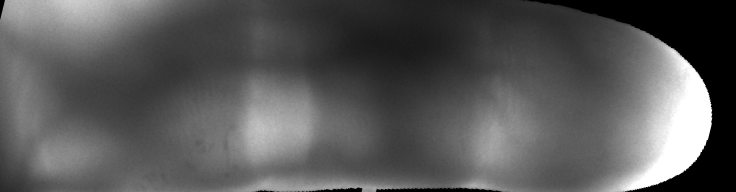
#> input picture dataset/PLUS/genuine/0002-PLUS-FV3-Laser_PALMAR_001_01_02_05.png, 736 x 192 px, given as the content of the folder E:/Data_prepared/PLUS/spoofed, which was not available
$ python KFoldCrossentropyFrame.py
#> lines starting #> are read from the running program, lines starting #| are printed output that depends on the picture; pictures that were not available may be replaced by others from this repository, and a replacement may not be noted
 #incase with exact folds

import cv2
import os
import numpy as np
from sklearn.model_selection import LeaveOneOut, StratifiedKFold
from sklearn.neighbors import KNeighborsClassifier
from skimage.measure import shannon_entropy

def calculate_entropies(image_path, num_frames):
    image = cv2.imread(image_path, cv2.IMREAD_GRAYSCALE)

    # Divide the image into frames
    entropies = []
    height, width = image.shape

    frame_size = width // num_frames

    for i in range(num_frames):
        start_x = i * frame_size
        end_x = (i + 1) * frame_size
        frame = image[:, start_x:end_x]
        entropy = shannon_entropy(frame)
        entropies.append(entropy)

    return entropies


def load_images(folder_path, num_frames):
    images = []
    labels = []
    for filename in os.listdir(folder_path):
        if filename.endswith(".jpg") or filename.endswith(".png"):
            image_path = os.path.join(folder_path, filename)
            entropies = calculate_entropies(image_path, num_frames)
            images.append(entropies)
            labels.append(folder_path)
    return np.array(images), np.array(labels)


def main():
    spoof_folder = "E:\Data_prepared\PLUS\spoofed"
    original_folder = "E:\Data_prepared\PLUS\genuine"
    num_frames = 6  # Adjust the number of frames as needed

    spoof_images, spoof_labels = load_images(spoof_folder, num_frames)
#> in calculate_entropies, image is the input picture: shape (192, 736); min 0, max 255, mean 88.6
#> the loop in calculate_entropies, `for i in range(num_frames):` made 6 passes
#> entropy on passes 1 to 6: 6.87, 6.22, 7.23, 6.63, 6.71, 4.75
#> pass 1, in calculate_entropies, `frame = image[:, start_x:end_x]`:
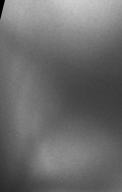
#> frame: shape (192, 122); min 0, max 207, mean 108
#> pass 2, in calculate_entropies, `frame = image[:, start_x:end_x]`:
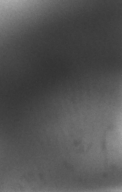
#> frame: shape (192, 122); min 51, max 169, mean 84.3
#> pass 3, in calculate_entropies, `frame = image[:, start_x:end_x]`:
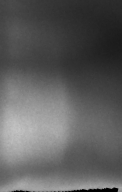
#> frame: shape (192, 122); min 0, max 197, mean 93.2
#> after the loop in calculate_entropies, `for i in range(num_frames):`:
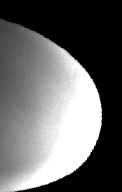
#> frame: shape (192, 122); min 0, max 255, mean 102.9
#> after the loop in calculate_entropies, `for i in range(num_frames):`: entropies = [6.87, 6.22, 7.23, 6.63, 6.71, 4.75]
#> spoof_images = [[6.87, 6.22, 7.23, 6.63, 6.71, 4.75]]
    original_images, original_labels = load_images(original_folder, num_frames)
#> the loop in calculate_entropies (call 2), `for i in range(num_frames):` made 6 passes
#> pass 2 of the loop in load_images, `for filename in os.listdir(folder_path):`:
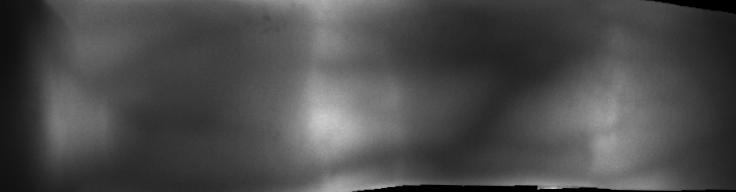
#> input picture dataset/PLUS/genuine/0003-PLUS-FV3-Laser_PALMAR_001_01_03_04.png, 736 x 192 px, found by its file name
#> in calculate_entropies, image is the input picture: shape (192, 736); min 0, max 203, mean 75.2
#> the loop in calculate_entropies (call 3), `for i in range(num_frames):` made 6 passes
#> entropy on passes 1 to 6: 6.6, 5.5, 6.87, 6.43, 6.68, 6.79
#> pass 1, in calculate_entropies (call 3), `frame = image[:, start_x:end_x]`:
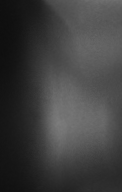
#> frame: shape (192, 122); min 14, max 125, mean 63.1
#> after the loop in calculate_entropies (call 3), `for i in range(num_frames):`:
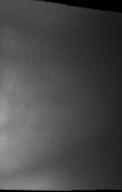
#> frame: shape (192, 122); min 0, max 161, mean 72.5
#> after the loop in calculate_entropies (call 3), `for i in range(num_frames):`: entropies = [6.6, 5.5, 6.87, 6.43, 6.68, 6.79]
#> pass 3 of the loop in load_images, `for filename in os.listdir(folder_path):`:
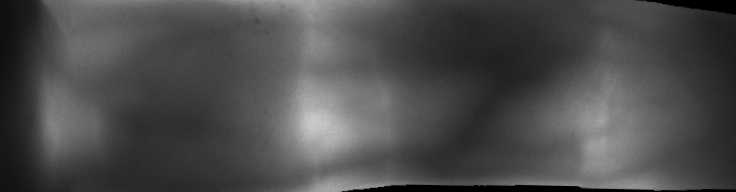
#> input picture dataset/PLUS/genuine/0004-PLUS-FV3-Laser_PALMAR_001_01_03_05.png, 736 x 192 px, found by its file name
#> in calculate_entropies, image is the input picture: shape (192, 736); min 0, max 205, mean 76.1
#> the loop in calculate_entropies (call 4), `for i in range(num_frames):` made 6 passes
#> entropy on passes 1 to 6: 6.7, 5.79, 6.83, 6.35, 6.75, 6.68
#> pass 1, in calculate_entropies (call 4), `frame = image[:, start_x:end_x]`:
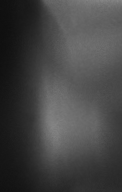
#> frame: shape (192, 122); min 15, max 134, mean 68.1
#> after the loop in calculate_entropies (call 4), `for i in range(num_frames):`:
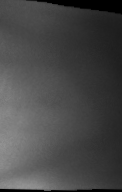
#> frame: shape (192, 122); min 0, max 148, mean 71.2
#> after the loop in calculate_entropies (call 4), `for i in range(num_frames):`: entropies = [6.7, 5.79, 6.83, 6.35, 6.75, 6.68]
#> the loop made 4 passes; the first 3 are shown

    spoof_labels = np.ones(len(spoof_images))  # Spoof class label
#> spoof_labels = [1]
    original_labels = np.zeros(len(original_images))  # Original class label

    images = np.vstack((spoof_images, original_images))
    labels = np.concatenate((spoof_labels, original_labels), axis=0)

    skf = StratifiedKFold(n_splits=5)

    correct_predictions = 0

#> (the run stopped early here; a loop or call above may not have finished)
